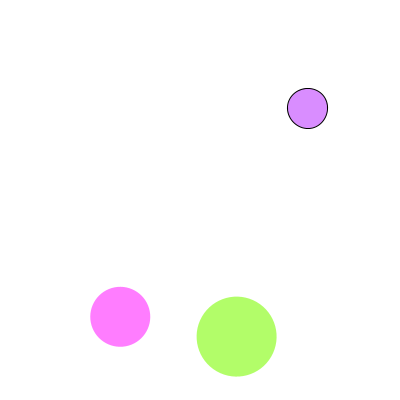
Frame 1 (no input)
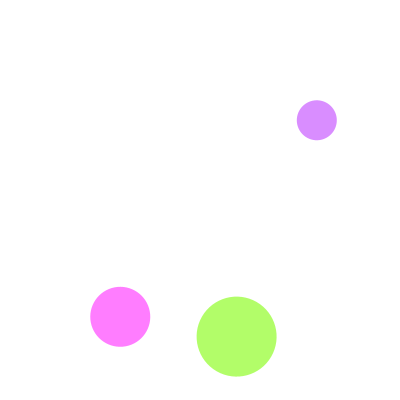
Frame 60 (the mouse pressed at the canvas centre just before this capture)
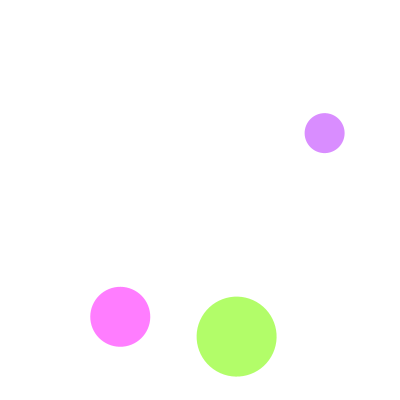
Frame 120 (the mouse held since frame 60 and released just before this capture)

The Processing sketch that drew these frames (run headless with seeded random() and noise(); from frame 60 on, the mouse is pressed at the canvas centre):

// Processing sketch: processing_169773
// ── processing_169773.pde

void setup()
{
  size (400, 400);
  //background (255);
}
void draw()
{
  //ellipse (50, 300, 400, 400);
  background(255);
  float sekunde=map (second(), 0, 59, 0, 2*PI);
  pushMatrix();
  translate (width/2, height/2);
  rotate (sekunde);
  rectMode (CENTER);
  fill (191, 62, 255, 150);
  smooth ();
 ellipse (100, 100, 40, 40);
 //noFill();
 noStroke();
  //fill (191, 62, 255);
  //noFill();
  popMatrix();
  
  float minute1=map(minute(), 0, 59, 0, 2*PI);
  pushMatrix();
  translate (width/2, height/2);
  rotate (minute1);
  rectMode (CENTER);
  fill (255, 0, 255, 130 );
  smooth();
  ellipse (100, 100, 60, 60);
  noStroke ();
  popMatrix();
  
  float hour1=map(hour(), 0, 24, 0, 2*PI);
  pushMatrix();
  translate(width/2, height/2);
  rotate(hour1);
  rectMode (CENTER);
  fill (124, 252, 0, 150);
  smooth();
  ellipse(100, 100, 80, 80);
  noStroke();
  popMatrix();
}
